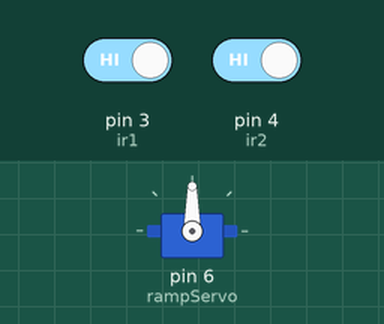
Bench run of a sketch on a simulated Arduino Uno, built with avr-gcc and run on an emulated ATmega328P. Parts: servo. The inputs (shaded band) are chosen by the test bench; at power-on: pin 3 (ir1) HIGH, pin 4 (ir2) HIGH. What the sketch prints to the serial monitor is not drawn.

Above: at 1.2 s.
1.3 s: pin 3 (ir1) driven LOW
At 2.9 s:
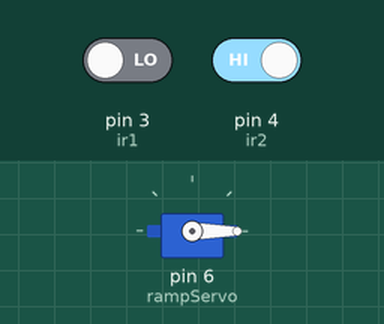
4.3 s: pin 3 (ir1) driven HIGH
At 4.56 s:
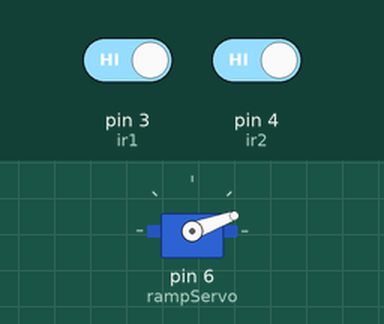
7.3 s: pin 4 (ir2) driven LOW
At 7.46 s:
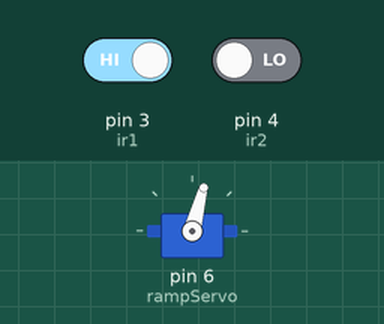
Timing chart, 0 to 10.3 s (numbered marks = the images above; inputs shaded):
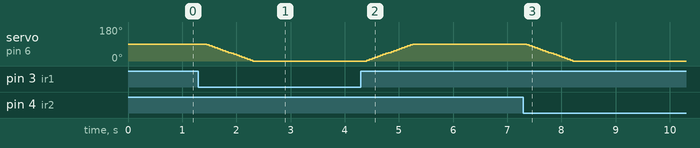

Measured:
- after the input at 1.3 s, servo on pin 6 (rampServo): moves from 90° to 0° over 0.85 s, starting after 0.15 s
- after the input at 4.3 s, servo on pin 6 (rampServo): moves from 0° to 90° over 0.85 s, starting after 0.11 s
- after the input at 7.3 s, servo on pin 6 (rampServo): moves from 90° to 0° over 0.85 s, starting after 0.06 s

The sketch:

sketch_apr25_ramp_a.ino
```cpp
#include <Servo.h>

Servo rampServo;

int ir1 = 3;  // Approaching IR
int ir2 = 4;  // Leaving IR

bool rampIsUp = true;

void setup() {
  pinMode(ir1, INPUT);
  pinMode(ir2, INPUT);

  rampServo.attach(6);    // Servo for the ramp

  Serial.begin(9600);

  rampServo.write(90);    // Ramp starts UP
}

void loop() {
  int sensor1 = digitalRead(ir1);  // LOW = train detected
  int sensor2 = digitalRead(ir2);

  // Train is present if either sensor detects it
  if (sensor1 == LOW || sensor2 == LOW) {
    Serial.println("Train detected → Ramp DOWN");

    if (rampIsUp) {
      for (int pos = 90; pos >= 0; pos -= 5) {
        rampServo.write(pos);
        delay(50);
      }
      rampIsUp = false;
    }

  } else {
    Serial.println("Track clear → Ramp UP");

    if (!rampIsUp) {
      for (int pos = 0; pos <= 90; pos += 5) {
        rampServo.write(pos);
        delay(50);
      }
      rampIsUp = true;
    }
  }

  delay(200);
}
```
